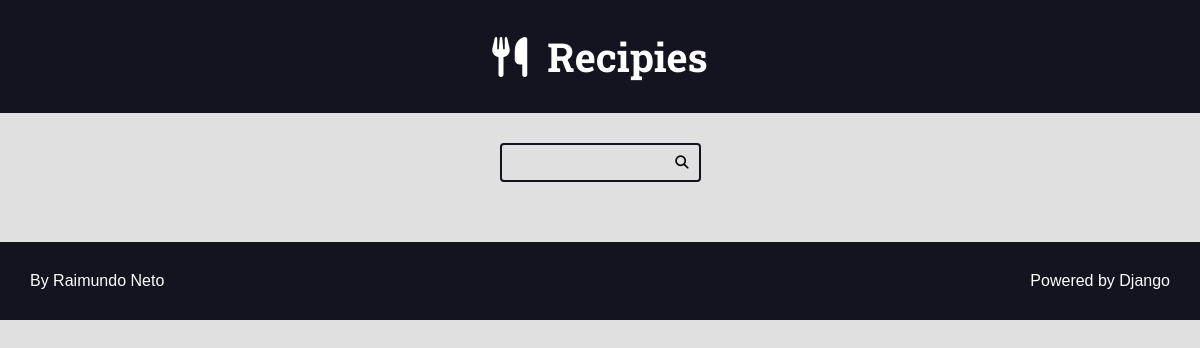
Page /recipes/author/3/ on the earlier database version.
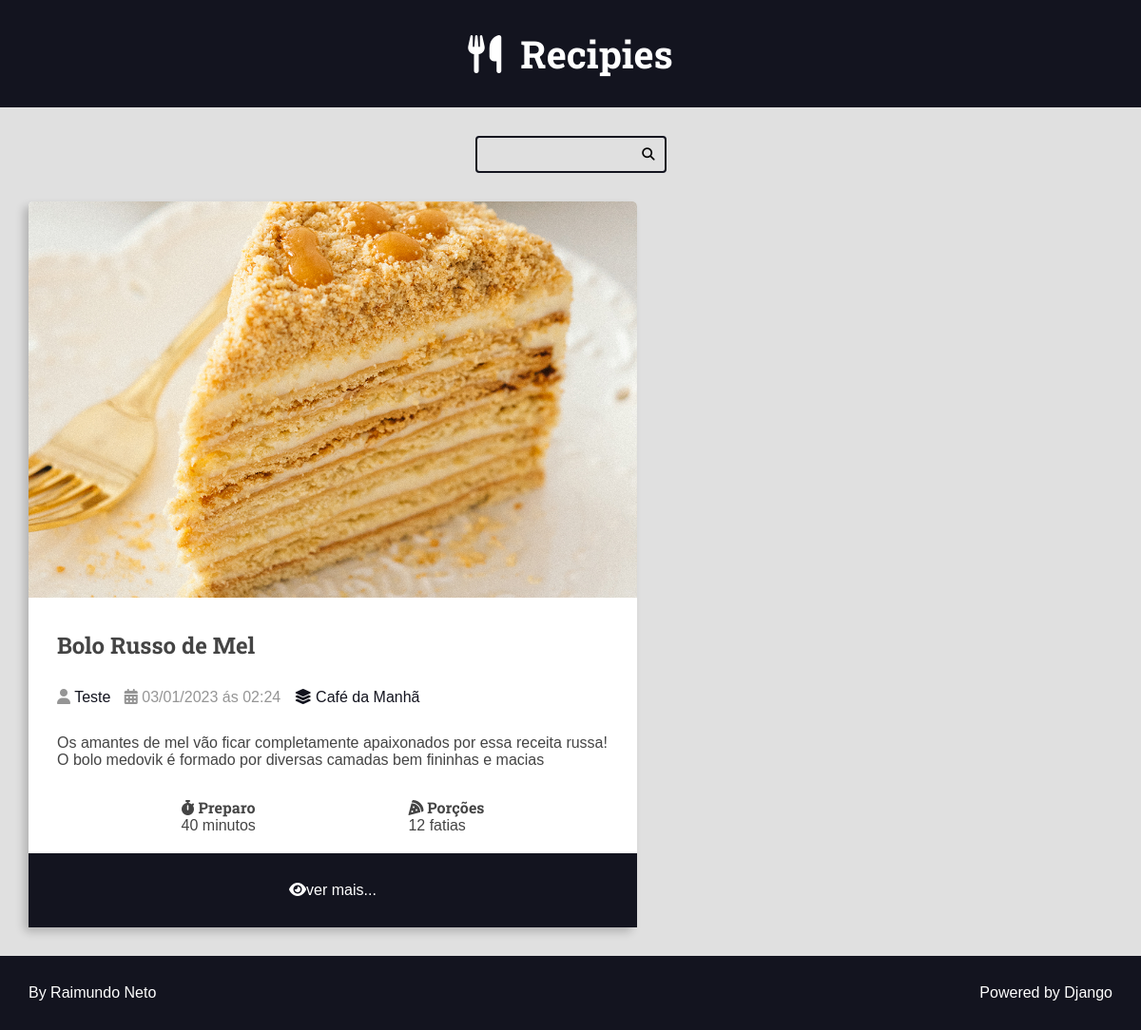
Same page on the later database version.
### recipes/models.py (models this page shows, shortened)
class Recipe(models.Model):
    title = models.CharField(max_length=65)
    description = models.CharField(max_length=165)
    slug = models.SlugField()
    preparation_time = models.IntegerField()
    preparation_time_unit = models.CharField(max_length=65)
    servings = models.IntegerField()
    servings_unit= models.CharField(max_length=65)
    preparation_steps = models.TextField()
    preparation_steps_is_html = models.BooleanField(default=False)
    created_at = models.DateTimeField(auto_now_add=True)
    updated_at = models.DateTimeField(auto_now=True)
    is_published = models.BooleanField(default=False)
    cover = models.ImageField(upload_to='recipes/cover/%Y/%m/%d/')
    category = models.ForeignKey(Category, on_delete= models.SET_NULL, null=True)
    author = models.ForeignKey(User, on_delete= models.SET_NULL, null=True)

class Category (models.Model):
    name = models.CharField(max_length=65)

### recipes/views.py (the view)
# urls.py: path('recipes/author/<int:author_id>/', views.author, name='author'),
def author(request, author_id):
    recipe = Recipe.objects.filter(author__id = author_id)
    return render(request, 'recipes/pages/author.html', context={
        'recipes' : recipe,
        'title' : f'{Recipe.objects.first().author.first_name} | author'
    })

### recipes/templates/recipes/pages/author.html (shortened to what this page needs)
{% extends 'global/base.html' %}
{% block content %}
        <div class="main-contant main-contant-list container">
            {% for r in recipes %}
            {% include "recipes/partial/recipes.html" %}
            {% endfor %}
        </div>
{% endblock content %}

### base_templates/global/base.html (shortened to what this page needs)
<!DOCTYPE html>
<html lang="pt-BR">
<head>
    {% include "recipes/partial/head.html" %}
</head>
<body>
    {% include "recipes/partial/header.html" %}
    {% include "recipes/partial/search.html" %}
    <main class="main-content-container">
        {% block content %}{% endblock content %}
    </main>
    {% include "recipes/partial/footer.html" %}
</body>
</html>

### recipes/templates/recipes/partial/head.html (shortened to what this page needs)
{% load static %}
    <link rel="stylesheet" href="https://cdnjs.cloudflare.com/ajax/libs/font-awesome/6.2.1/css/brands.min.css"
 />
    <link rel="stylesheet" href="https://cdnjs.cloudflare.com/ajax/libs/font-awesome/6.2.1/css/fontawesome.min.css"
 />
    <link rel="stylesheet" href="https://cdnjs.cloudflare.com/ajax/libs/font-awesome/6.2.1/css/solid.min.css"
 />
    <link rel="stylesheet" href="{% static 'recipes/css/style.css' %}">

### recipes/templates/recipes/partial/header.html
<header class = "main-header-container">
    <div class="main-header container">
        <h1>
            <a class="main-logo" href="{% url 'recipes:home' %}">
                <i class="fa-solid fa-utensils main-logo-icon"></i> <span>Recipies</span>
            </a>
        </h1>
    </div>
</header>

### recipes/templates/recipes/partial/search.html
<div class="search-container">
    <div class="padding-container-form">
        <form action="" class="search-form">
            <input type="search" class="search-input" name="search">
            <button type="submit" class="search-button"><i class="fa-solid fa-magnifying-glass"></i></button>
        </form>
    </div>
</div>

### recipes/templates/recipes/partial/recipes.html
           <div class="recipe recipe-list-item">
                <div class="recipe-list-cover">
                    <img src={{r.cover.url}} alt="Temporario">
                </div>
                <div class="recipe title container">
                    <h2 class="recipe-title">{{r.title}}</h2>
                </div>
                <div class="recipe-author">
                    <span class="recipe-author-item">
                        <i class="fas fa-user"></i>
                    {% if r.author is not None%}
                    <a href="{% url 'recipes:author' r.author.id %}">
                        {% if r.author.first_name %}
                            {{r.author.first_name}} {{r.author.last_name}}
                        {% else %}
                            {{r.author.username}}
                        {% endif %}
                    </a>
                    {% else %}
                        Desconhecido
                    {% endif %}
                    </span>
                    <span class="recipe-author-item">
                        <i class="fas fa-calendar-alt"></i>
                        {{r.created_at|date:"d/m/Y"}} ás {{r.created_at|date:"H:i"}}
                    </span>
                    <span class="recipe-author-item">
                        <a href="{% url 'recipes:category' r.category.id %}">
                            <i class="fas fa-layer-group"></i>
                            <span>{{r.category.name}}</span>
                        </a>
                    </span>
                </div>
                <div class="recipe-content">
                    <p>{{r.description}}</p>
                </div>
                <div class="recipe-meta-container">
                    <div class="recipe-meta recipe-preparation">
                        <h3 class="recipe-meta-title"><i class="fas fa-stopwatch"></i> Preparo</h3>
                        <div class="recipe-meta-text">
                            {{r.preparation_time}} {{r.preparation_time_unit}}
                        </div>
                    </div>
                    <div class="recipe-meta recipe-servings">
                        <h3 class="recipe-meta-title"><i class="fas fa-pizza-slice"></i> Porções</h3>
                        <div class="recipe-meta-text">
                            {{r.servings}} {{r.servings_unit}}
                        </div>
                    </div>
                </div>
            {% if is_detail_page is not True %}
                <footer class="recipe-footer">
                    <a class="recipe-read-more button button-dark button-full-width" href="{% url 'recipes:recipe' r.id %}">
                        <i class="fas fa-eye"></i>
                        <span> ver mais...</span>
                    </a>
                </footer>
            {% else %}
                <div class="preparation-steps">
                    {{r.preparation_steps|linebreaksbr}}
                </div>
            {% endif %}
            </div>

### recipes/templates/recipes/partial/footer.html
<footer class="main-footer">
    <div class="developer">
      <a href="https://www.teste.com.br/" target="_blank" rel="noreferrer noopener">By Raimundo Neto</a>
    </div>
    <div class="powered">
      <a href="https://www.djangoproject.com/" target="_blank" rel="noreferrer noopener">Powered by Django</a>
    </div>
  </footer>

### recipes/static/recipes/css/style.css (style rules this page uses)
:root { --color-primary: #269fe6; --color-primary-hover: #2086c2; --color-primary-dark: #13141f; --color-primary-dark-hover: #212336; --color-primary-light: #d4ecfa; --color-primary-light-hover: #bdd8e7; --color-white: #fff; --color-black: #000; --color-dark-text: #444; --color-info-light: #cce5ff; --color-debug-light: #cce5ff; --color-success-light: #d4edda; --color-alert-light: #fff3cd; --color-warning-light: #fff3cd; --color-error-light: #f8d7da; --color-info-dark: #4d86c4; --color-debug-dark: #4d86c4; --color-success-dark: #4a9c5d; --color-alert-dark: #927f40; --color-warning-dark: #927f40; --color-error-dark: #da525d; --color-gray-0: #f9f9f9; --color-gray-1: #e0e0e0; --color-gray-2: #c7c7c7; --color-gray-3: #aeaeae; --color-gray-4: #959595; --color-gray-5: #7d7d7d; --color-gray-6: #646464; --color-gray-7: #4b4b4b; --color-gray-8: #323232; --color-gray-9: #191919; --font-primary: sans-serif; --font-headings: 'Roboto Slab', serif; --spacing-gutter-medium: 3rem; --spacing-gutter-large: 4rem; }
* { padding: 0; margin: 0; box-sizing: border-box; }
html { font-size: 62.5%; }
body { font-size: 1.6rem; font-family: var(--font-primary); background: var(--color-gray-1); color: var(--color-dark-text); }
.container { max-width: 144rem; margin: 0 auto; padding: var(--spacing-gutter-medium); }
.main-header-container { display: flex; background: var(--color-primary-dark); align-items: center; justify-content: center; }
.main-logo { display: flex; font-size: 4rem; color: var(--color-white); text-decoration: none; justify-content: center; align-items: center; }
.main-logo-icon { margin-right: 2rem; }
h1,h2,h3,h4,h5,h6 { font-family: var(--font-headings); }
.search-container { display: flex; justify-content: center; }
.search-form { border: 0.2rem solid var(--color-primary-dark); max-width: 64rem; margin: 0 auto; border-radius: 0.4rem; position: relative; transition: all 300ms ease-in-out; }
.padding-container-form { padding: var(--spacing-gutter-medium); }
.search-input, .search-button { border: none; background: none; outline: none; padding: 1rem; transition: all 300ms ease-in-out; }
.search-input { width: 95%; }
.search-button { position: absolute; top: 0; right: 0; }
.main-contant { padding-top: 0; }
.main-contant-list { display: grid; grid-template-columns: repeat(auto-fit, minmax(340px,1fr)); gap: var(--spacing-gutter-large); }
.recipe { background: var(--color-white); transition: all 300ms ease-in-out; }
.recipe img { max-width: 100%; border-radius: 5px 5px 0px 0px; width: 100%; height: 100%; }
.recipe-list-item { max-width: 64rem; border-radius: 5px; box-shadow: -5px 5px 10px rgba(0,0,0,0.2); height: fit-content; }
.recipe-author { padding: 0 var(--spacing-gutter-medium); }
.recipe-content { padding: var(--spacing-gutter-medium); }
.recipe-author-item { color:var(--color-gray-4); margin-right: 1rem; }
.recipe-author-item a { color:var(--color-primary-dark); text-decoration: none; transition: all 300ms ease-in-out; }
.recipe-meta-container { display: flex; flex-flow: row wrap; justify-content:space-evenly; padding-bottom: 2rem; }
.recipe-meta-title { font-size: 1.6rem; }
.recipe-footer a { background: var(--color-primary-dark); display: flex; color: var(--color-white); text-decoration: none; flex-flow: row nowrap; justify-content: center; padding: var(--spacing-gutter-medium); transition: all 300ms ease-in-out; }
.main-footer { display:flex; align-items: center; justify-content: space-between; background: var(--color-primary-dark); padding: var(--spacing-gutter-medium); }
.main-footer a { color: var(--color-white); text-decoration: none; transition: all 300ms ease-in-out; }

Differences in the rows shown:
now on this page (row edited): Recipe: cover (picture), title "Bolo Russo de Mel", author.first_name "Teste", created_at "03/01/2023", created_at "02:24", category.name "Café da Manhã", description "Os amantes de mel vão ficar completamente apaixonados por essa receita russa! O bolo medovik é formado por diversas camadas bem fininhas e macias", preparation_time "40", preparation_time_unit "minutos", servings "12", servings_unit "fatias"
